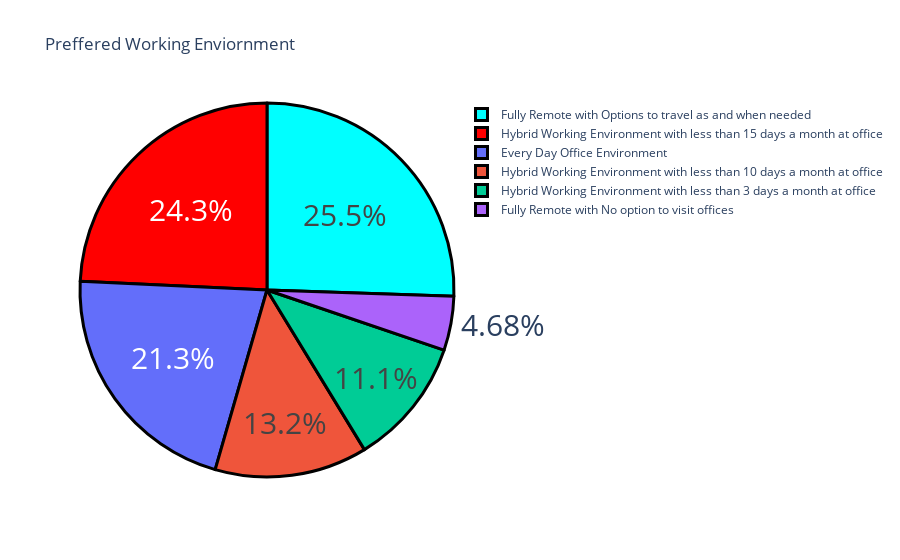

Notebook code cell kept with this figure:
### Markdown cell above
Statement 5:Preffered Working Environment Of Genz

### Code cell
working_environment="What is the most preferred working environment for you."
working_environment=data[working_environment].value_counts()
label=working_environment.index
counts=working_environment.values
colors=['aqua','red']
fig=go.Figure(data=[go.Pie(labels=label,values=counts)])
fig.update_layout(title_text="Preffered Working Enviornment")
fig.update_traces(hoverinfo="value+percent",textinfo='percent',textfont_size=30,
                  marker=dict(colors=colors,line=dict(color='black',width=3)))
fig.show()

### Figure 1 — Plotly figure (JSON) as saved in the notebook; plotly's stock layout.template omitted (floating-point values rounded to 4 significant figures)
{"data": [{"hoverinfo": "value+percent", "labels": ["Fully Remote with Options to travel as and when needed", "Hybrid Working Environment with less than 15 days a month at office", "Every Day Office Environment", "Hybrid Working Environment with less than 10 days a month at office", "Hybrid Working Environment with less than 3 days a month at office", "Fully Remote with No option to visit offices"], "marker": {"colors": ["aqua", "red"], "line": {"color": "black", "width": 3}}, "textfont": {"size": 30}, "textinfo": "percent", "type": "pie", "values": [60, 57, 50, 31, 26, 11]}], "layout": {"title": {"text": "Preffered Working Enviornment"}}}
